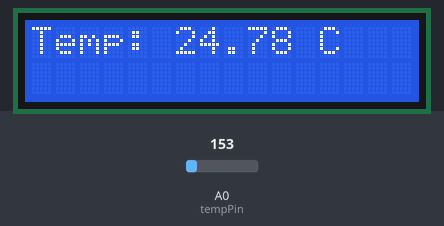
This sketch was run on a simulated Arduino Uno, built with avr-gcc and run on an emulated ATmega328P. Shown: 16×2 character LCD. The inputs (shaded band) are chosen by the test bench; at power-on: A0 (tempPin) = 153. What the sketch prints to the serial monitor is not drawn.

Above: at 2.2 s.
2.3 s: A0 (tempPin) set to 132
At 4.2 s:
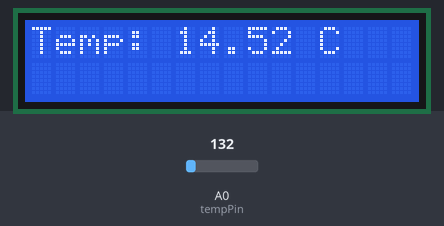
4.5 s: A0 (tempPin) set to 116
At 6.0 s:
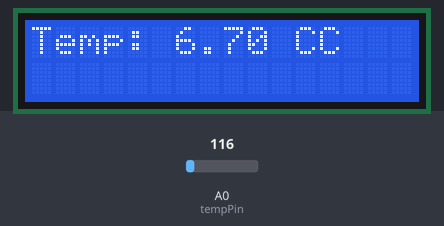
6.5 s: A0 (tempPin) set to 133
At 7.8 s:
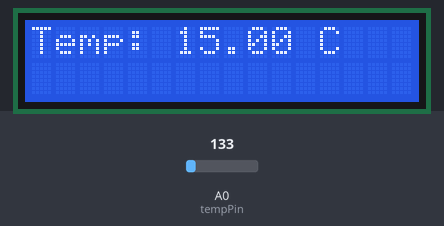
Timing chart, 0 to 9.5 s (numbered marks = the images above; inputs shaded):
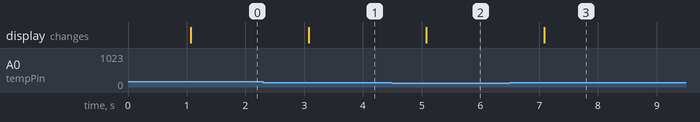

Measured:
- the behaviour switches between 123 and 122 on A0 (tempPin) (found by bisection; images 1 and 2)
- after the input at 2.3 s, the display: changes after 0.78 s (image 1)
- after the input at 4.5 s, the display: changes after 0.58 s (image 2)
- after the input at 6.5 s, the display: changes after 0.59 s (image 3)

The sketch:

temperaturesensor1.ino
```cpp
#include <LiquidCrystal.h>

const int tempPin = A0;
LiquidCrystal lcd(12, 11, 5, 4, 3, 2);

void setup() {
  lcd.begin(16, 2);
  Serial.begin(9600);
  lcd.print("Temp Monitor");
  delay(1000);
  lcd.clear();
}

void loop() {
  int sensorValue = analogRead(tempPin);
  float voltage = sensorValue * (5.0 / 1023.0);
  float temperatureC = (voltage - 0.5) * 100.0;

  lcd.setCursor(0, 0);
  lcd.print("Temp: ");
  lcd.print(temperatureC);
  lcd.print(" C");

  Serial.print("Temperature: ");
  Serial.print(temperatureC);
  Serial.println(" C");

  delay(1000);
}
```
